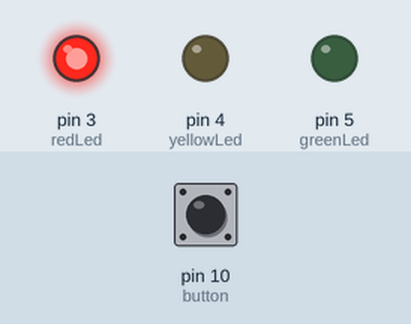
The sketch below on a simulated Arduino Nano, built with avr-gcc and run on an emulated ATmega328P. Shown: output pins drawn as LEDs (lit = HIGH). Dashed ring = blinking. The inputs (shaded band) are chosen by the test bench; at power-on: pin 10 (button) LOW.

Above: at 1.2 s.
1.3 s: pin 10 (button) pulled HIGH for 3.2 s
At 2.3 s:
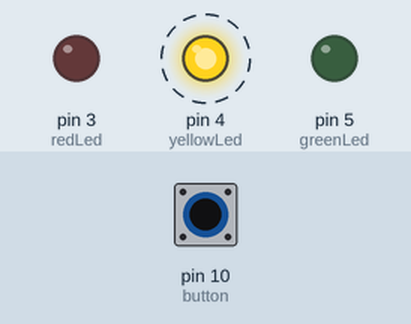
7.2 s: pin 10 (button) pulled HIGH for 0.15 s
At 10.1 s:
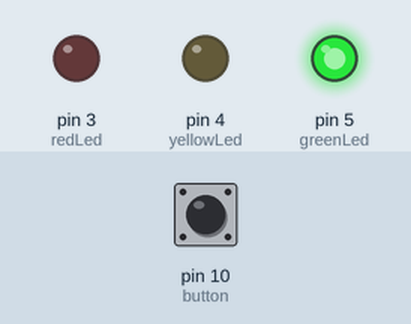
10.3 s: pin 10 (button) pulled HIGH for 1 s
At 11.6 s:
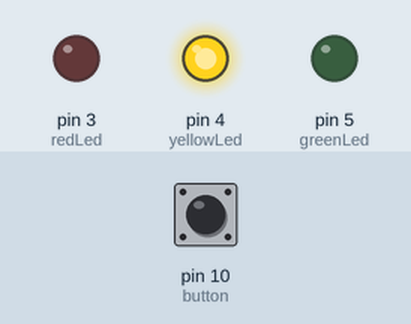
Timing chart, 0 to 14.0 s (numbered marks = the images above; inputs shaded):
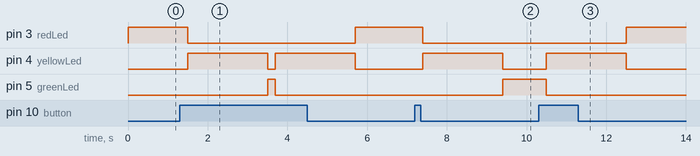

Measured:
- after the input at 1.3 s, pin 3 (redLed): HIGH → LOW after 0.20 s, → HIGH 4.2 s later; pin 4 (yellowLed): alternates HIGH for 2.0 s and LOW for 0.20 s, starting after 0.20 s; pin 5 (greenLed): LOW → HIGH after 2.2 s, → LOW 0.20 s later
- after the input at 7.2 s, pin 3 (redLed): HIGH → LOW after 0.20 s; pin 4 (yellowLed): LOW → HIGH after 0.20 s, → LOW 2.0 s later; pin 5 (greenLed): LOW → HIGH after 2.2 s
- after the input at 10.3 s, pin 3 (redLed): LOW → HIGH after 2.2 s; pin 4 (yellowLed): LOW → HIGH after 0.20 s, → LOW 2.0 s later; pin 5 (greenLed): HIGH → LOW after 0.20 s

The sketch:

trafficLight.ino
```cpp
/*
An arduino program for a mini traffic light.
Idea is that a traffic light is in one state: green or red.
When a button is pressed then the light changes the state.
*/

// initialize variables which represent my current pin setup on arduino
int greenLed = 5; // pin D5 on Arduino Nano
int yellowLed = 4; // pin D4 on Arduino Nano
int redLed = 3; // pin D3 on Arduino Nano
int button = 10; // pin D10 on Arduino Nano
// for reading the states
int buttonPressed = 0;
int greenLedState = LOW; // a helper variable to keep track of my traffic light state

void setup() {
  pinMode(greenLed, OUTPUT);
  pinMode(yellowLed, OUTPUT);
  pinMode(redLed, OUTPUT);
  pinMode(button, INPUT);
  // I'll begin my traffic light with red light being on:
  digitalWrite(redLed, HIGH);
}

void loop() {
  // put your main code here, to run repeatedly:
  buttonPressed = digitalRead(button);

  if(buttonPressed == HIGH && greenLedState == LOW) { // button is pressed and green is off
    delay(200);
    // turn on yellow
    digitalWrite(redLed, LOW);
    digitalWrite(yellowLed, HIGH);
    delay(2000);
    // turn on green
    digitalWrite(yellowLed, LOW);
    digitalWrite(greenLed, HIGH);
    greenLedState = HIGH;
  }
  else if(buttonPressed == HIGH && greenLedState == HIGH) {
    delay(200);
    // turn on yellow
    digitalWrite(greenLed, LOW);
    digitalWrite(yellowLed, HIGH);
    delay(2000);
    // turn on red
    digitalWrite(yellowLed, LOW);
    digitalWrite(redLed, HIGH);
    greenLedState = LOW;
  }
}
```
